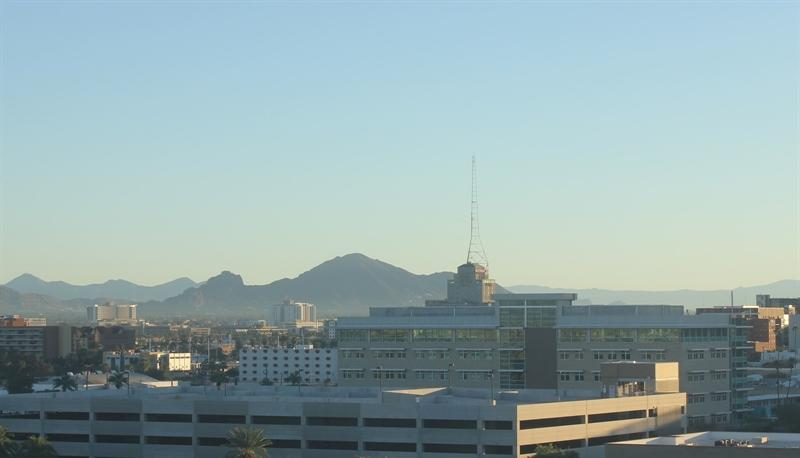
#> input picture day_night_images/train/day/20151101_142050.jpg, 800 x 458 px; its folder holds only this picture in this run
$ jupyter execute --allow-errors 'Day Night Classifier.ipynb'   (shell and % lines are left out)
#> lines starting #> are read from the running program, lines starting #| are printed output that depends on the picture; long printed decimals are rounded
### helpers.py
# Helper functions

import os
import glob # library for loading images from a directory
import matplotlib.image as mpimg

import cv2


# This function loads in images and their labels and places them in a list
# The list contains all images and their associated labels
# For example, after data is loaded, im_list[0][:] will be the first image-label pair in the list
def load_dataset(image_dir):

    # Populate this empty image list
#> called with image_dir = 'day_night_images/train'
    im_list = []
    image_types = ["day", "night"]

    # Iterate through each color folder
    for im_type in image_types:

        # Iterate through each image file in each image_type folder
        # glob reads in any image with the extension "image_dir/im_type/*"
        for file in glob.glob(os.path.join(image_dir, im_type, "*")):

            # Read in the image
            im = mpimg.imread(file)
#> im is the input picture: shape (458, 800, 3); mean R, G, B 147.2, 168.7, 170.2

            # Check if the image exists/if it's been correctly read-in
            if not im is None:
                # Append the image, and it's type (red, green, yellow) to the image list
                im_list.append((im, im_type))

    return im_list


## Standardize the input images
# Resize each image to the desired input size: 600x1100px (hxw).

## Standardize the output
# With each loaded image, we also specify the expected output.
# For this, we use binary numerical values 0/1 = night/day.


# This function should take in an RGB image and return a new, standardized version
# 600 height x 1100 width image size (px x px)
# [41 lines left out: functions standardize_input, encode, standardize, not called in this run]

### Day Night Classifier.ipynb
[cell 1]
import cv2
import helpers
import numpy as np
import matplotlib.pyplot as plt
import matplotlib.image as mpimage
import pandas as pd

[cell 2]
image_train  = 'day_night_images/train'
image_test  = 'day_night_images/test'

[cell 3]
image_list = helpers.load_dataset(image_train)
#> image_list = 2 items


#> (the rest of this cell did not finish here and is left out)

[cell 4]
def standardize_image(image):
    standardized_image = cv2.resize(image,(1100,600))
    return standardized_image

def encode(label):
    if label == "day": return 1
    return 0

[cell 5]
standard_images=[]
def standardize(image_list):

    for image in image_list:
        standard_images.append((standardize_image(image[0]),encode(image[1])))
#> this loop made 2 passes
#> pass 1, in standardize_image, `standardized_image = cv2.resize(image,(1100,600))`:
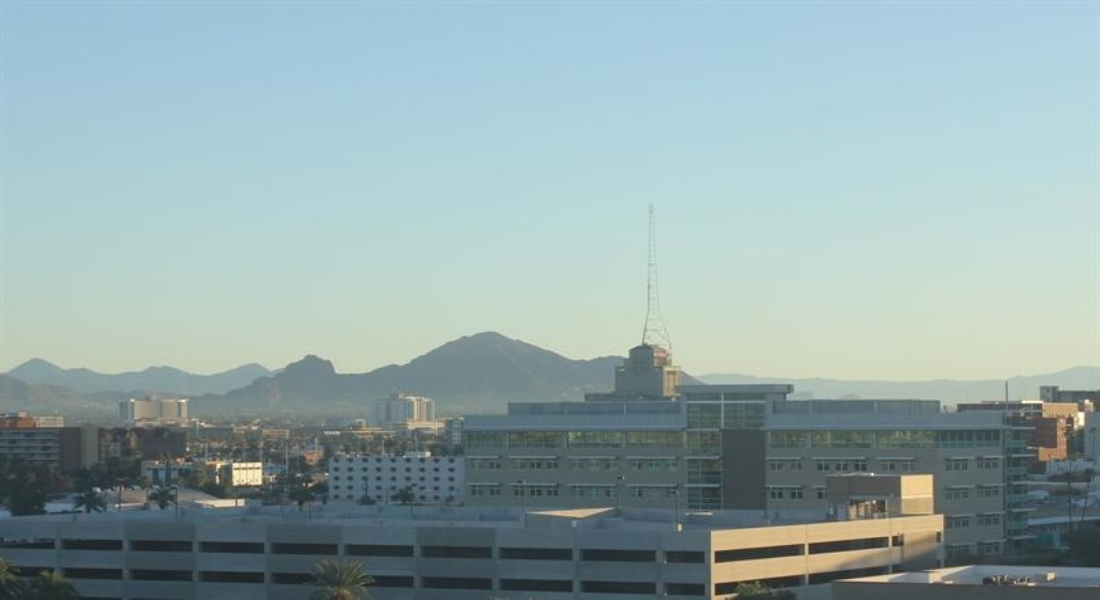
#> standardized_image: shape (600, 1100, 3); mean R, G, B 147.1, 168.7, 170.1
#> pass 2, in standardize_image (call 2), `standardized_image = cv2.resize(image,(1100,600))`:
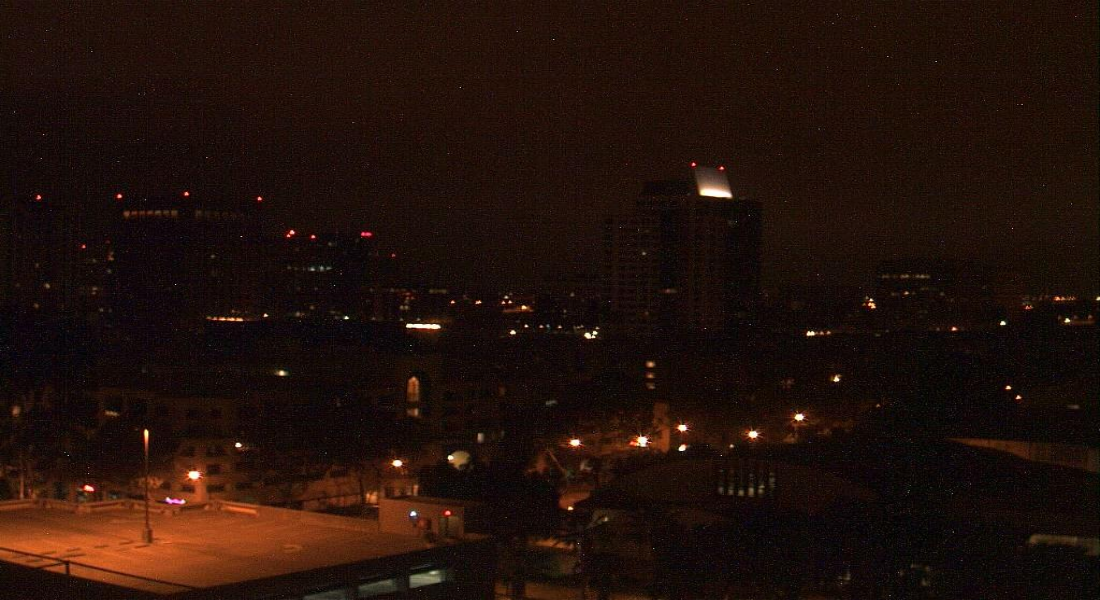
#> standardized_image: shape (600, 1100, 3); mean R, G, B 33.7, 16.6, 10.3
#> after the loop, standard_images = 2 items

[cell 6]
standardize(image_list)
#> (the rest of this cell did not finish here and is left out)

#> (a cell that did not finish here is left out)

[cell 8]
def avg_brightness(img):
    hsv = cv2.cvtColor(img,cv2.COLOR_BGR2HSV)
    v = hsv[:,:,2]
    avg_sum = np.sum(v)
    return avg_sum/(img.shape[0]*img.shape[1])

[cell 9]
avg_list=[]
for img in standard_images:
    avg_list.append((avg_brightness(img[0]),img[1]))
#> this loop made 2 passes
#> avg_sum in avg_brightness on passes 1 to 2: 115561375, 22282691
#> pass 1, in avg_brightness, `v = hsv[:,:,2]`:
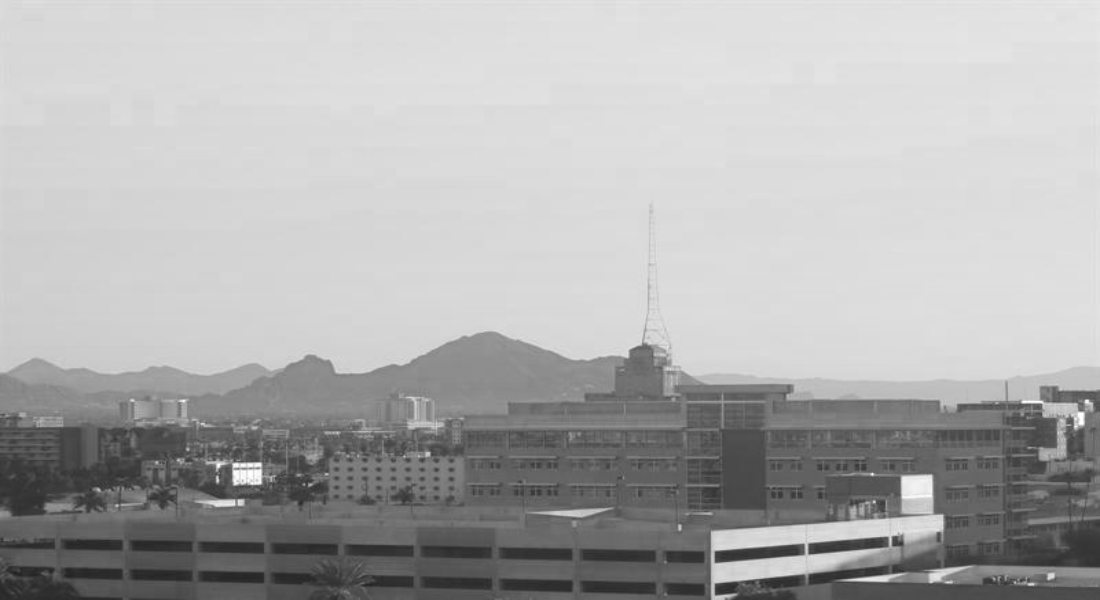
#> v: shape (600, 1100); min 33, max 255, mean 175.1
#> pass 2, in avg_brightness (call 2), `v = hsv[:,:,2]`:
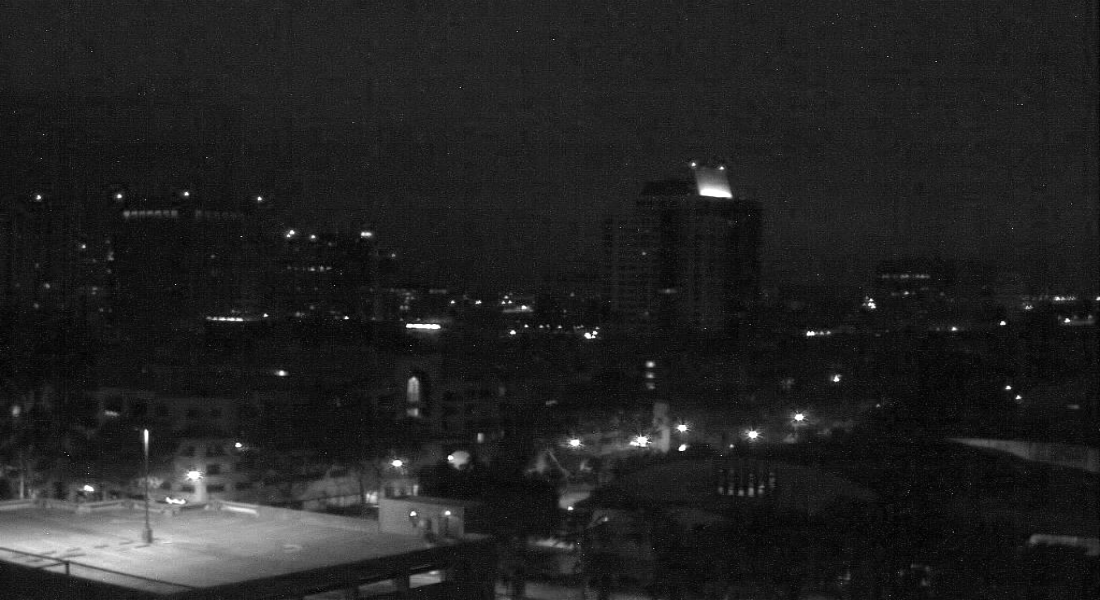
#> v: shape (600, 1100); min 0, max 255, mean 33.8
#> after the loop, avg_list = [(175.1, 1), (33.76, 0)]
avg_list
#> Out = [(175.1, 1), (33.76, 0)]

[cell 10]
avg_df = pd.DataFrame(avg_list)
#> avg_df = table of 2 rows and 2 columns
avg_df.columns=['val','label']
avg_df
avg_df.plot.scatter(x='val', y='label')
plt.title("Scatter Plot of mtcars")
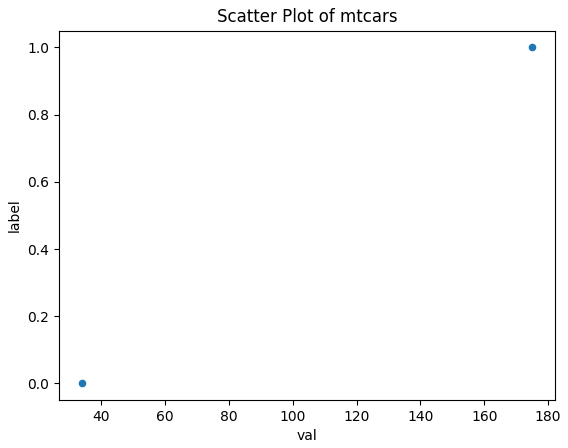
#> figure drawn by matplotlib, 1 panel

[cell 11]
df1 = avg_df.groupby('label')
pd.options.display.max_rows=60
avg_df
#> Out = table of 2 rows and 2 columns

#min_day_avg = min(avg_list[][1])

[cell 12]
list_night = []
list_day = []
for p in avg_list:
    if(p[1]==0):
        list_night.append(p)
    else:
        list_day.append(p)
#> this loop made 2 passes
#> after the loop, list_day = [(175.1, 1)]; list_night = [(33.76, 0)]

[cell 13]
#print(list_night)
max_night = max(i[0] for i in list_night)
#> max_night = 33.76
print(max_night)
#| 33.762
#print(list_day)
min_day= min(i[0] for i in list_day)
#> min_day = 175.1
print(min_day)
#| 175.093
threshold = (min_day + max_night)/2
#> threshold = 104.4
print(threshold)
#| 104.427

[cell 14]
def prediction(img):
    if(avg_brightness(img)<=threshold):
        return "night"
    else:
        return "day"

[cell 15]
test_images = helpers.load_dataset(image_test)
#> test_images = 2 items
